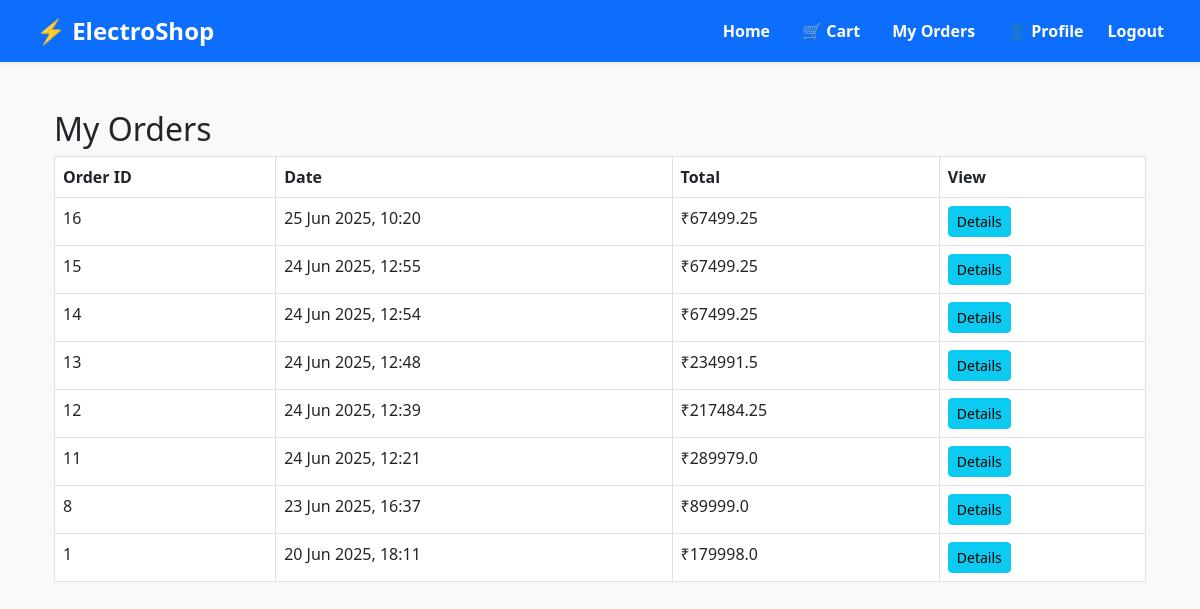
The page /my-orders/ (signed in) on the database its author committed.
### store/models.py (models this page shows, shortened)
class Order(models.Model):
    PAYMENT_CHOICES = [
        ('CARD', 'Card'),
        ('PHONEPE', 'PhonePe'),
        ('GPAY', 'Google Pay'),
        ('COD', 'Cash on Delivery'),
    ]
    user = models.ForeignKey(User, on_delete=models.CASCADE)
    address = models.TextField()
    pincode = models.CharField(max_length=10, default='')
    total = models.FloatField()
    ordered_at = models.DateTimeField(auto_now_add=True)
    payment_method = models.CharField(max_length=10, choices=PAYMENT_CHOICES, default='COD')

### store/views.py (the view)
# urls.py: path('my-orders/', views.my_orders, name='my_orders'),
@login_required
def my_orders(request):
    orders = Order.objects.filter(user=request.user).order_by('-ordered_at')
    return render(request, 'store/my_orders.html', {'orders': orders})

### store/templates/store/my_orders.html
{% extends 'store/base.html' %}
{% block content %}
<div class="container mt-5">
    <h2>My Orders</h2>
    {% if orders %}
        <table class="table table-bordered">
            <thead>
                <tr>
                    <th>Order ID</th>
                    <th>Date</th>
                    <th>Total</th>
                    <th>View</th>
                </tr>
            </thead>
            <tbody>
                {% for order in orders %}
                <tr>
                    <td>{{ order.id }}</td>
                    <td>{{ order.ordered_at|date:"d M Y, H:i" }}</td>
                    <td>₹{{ order.total }}</td>
                    <td><a href="{% url 'order_detail' order.id %}" class="btn btn-sm btn-info">Details</a></td>
                </tr>
                {% endfor %}
            </tbody>
        </table>
    {% else %}
        <p>You have not placed any orders yet.</p>
    {% endif %}
</div>
{% endblock %}

### store/static/css/custom.css (style rules this page uses)
body { font-family: 'Segoe UI', sans-serif; background-color: #f8f9fa; }

### rows shown on the page
Order: id "16", ordered_at "25 Jun 2025, 10:20", total "67499.25"
Order: id "15", ordered_at "24 Jun 2025, 12:55", total "67499.25"
Order: id "14", ordered_at "24 Jun 2025, 12:54", total "67499.25"
Order: id "13", ordered_at "24 Jun 2025, 12:48", total "234991.5"
Order: id "12", ordered_at "24 Jun 2025, 12:39", total "217484.25"
Order: id "11", ordered_at "24 Jun 2025, 12:21", total "289979.0"
Order: id "8", ordered_at "23 Jun 2025, 16:37", total "89999.0"
Order: id "1", ordered_at "20 Jun 2025, 18:11", total "179998.0"
